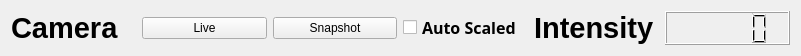
   <widget class="QWidget" name="layoutWidget">
    <property name="geometry">
     <rect>
      <x>380</x>
      <y>720</y>
      <width>801</width>
      <height>37</height>
     </rect>
    </property>
    <layout class="QHBoxLayout" name="horizontalLayout_2">
     <item>
      <widget class="QLabel" name="CameraText">
       <property name="text">
        <string>&lt;html&gt;&lt;head/&gt;&lt;body&gt;&lt;p&gt;&lt;span style=&quot; font-size:22pt; font-weight:600;&quot;&gt;Camera &lt;/span&gt;&lt;/p&gt;&lt;/body&gt;&lt;/html&gt;</string>
       </property>
      </widget>
     </item>
     <item>
      <widget class="QPushButton" name="CameraLiveButton">
       <property name="text">
        <string>Live</string>
       </property>
      </widget>
     </item>
     <item>
      <widget class="QPushButton" name="CameraSnapshotButton">
       <property name="text">
        <string>Snapshot</string>
       </property>
      </widget>
     </item>
     <item>
      <widget class="QCheckBox" name="DisplayAutoScaledCheckBox">
       <property name="font">
        <font>
         <family>Adobe 黑体 Std R</family>
         <pointsize>12</pointsize>
         <weight>75</weight>
         <italic>false</italic>
         <bold>true</bold>
         <underline>false</underline>
         <strikeout>false</strikeout>
        </font>
       </property>
       <property name="text">
        <string>Auto Scaled</string>
       </property>
       <property name="iconSize">
        <size>
         <width>16</width>
         <height>16</height>
        </size>
       </property>
      </widget>
     </item>
     <item>
      <widget class="QLabel" name="label_6">
       <property name="text">
        <string>&lt;html&gt;&lt;head/&gt;&lt;body&gt;&lt;p&gt;&lt;span style=&quot; font-size:22pt; font-weight:600;&quot;&gt;Intensity&lt;/span&gt;&lt;/p&gt;&lt;/body&gt;&lt;/html&gt;</string>
       </property>
      </widget>
     </item>
     <item>
      <widget class="QLCDNumber" name="lcdNumber_3"/>
     </item>
    </layout>
   </widget>
